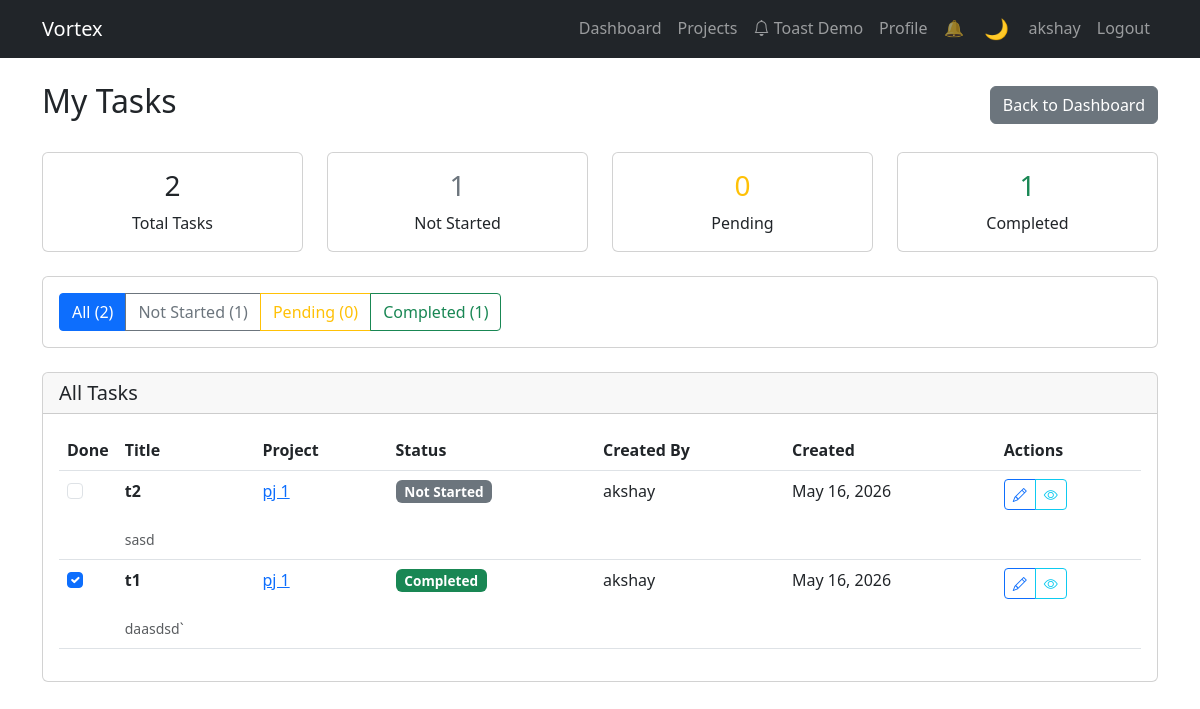
/api/tasks/ (signed in), run on the app's committed database.
### apps/accounts/models.py (models this page shows, shortened)
class User(AbstractUser):
    ROLE_CHOICES = [
        ('admin', 'Admin'),
        ('manager', 'Manager'),
        ('member', 'Member'),
    ]
    id = models.UUIDField(primary_key=True, default=uuid.uuid4, editable=False)
    email = models.EmailField(unique=True)
    profile_image = models.URLField(blank=True, null=True)
    bio = models.TextField(blank=True, null=True)
    role = models.CharField(max_length=20, choices=ROLE_CHOICES, default='member')
    created_at = models.DateTimeField(auto_now_add=True)
    updated_at = models.DateTimeField(auto_now=True)
    USERNAME_FIELD = 'email'
    REQUIRED_FIELDS = ['username']
    class Meta:
        ordering = ['-created_at']

### apps/tasks/models.py (models this page shows, shortened)
class Task(models.Model):
    STATUS_CHOICES = [
        ('not_started', 'Not Started'),
        ('pending', 'Pending'),
        ('done', 'Done'),
        ('completed', 'Completed'),
        ('overdue', 'Overdue'),
    ]
    PRIORITY_CHOICES = [
        ('low', 'Low'),
        ('medium', 'Medium'),
        ('high', 'High'),
        ('urgent', 'Urgent'),
    ]
    id = models.UUIDField(primary_key=True, default=uuid.uuid4, editable=False)
    project = models.ForeignKey(
        Project,
        on_delete=models.CASCADE,
        related_name='tasks'
    )
    title = models.CharField(max_length=200)
    description = models.TextField(blank=True)
    assigned_to = models.ForeignKey(
        settings.AUTH_USER_MODEL,
        on_delete=models.SET_NULL,
        null=True,
        blank=True,
        related_name='assigned_tasks'
    )
    created_by = models.ForeignKey(
        settings.AUTH_USER_MODEL,
        on_delete=models.CASCADE,
        related_name='created_tasks'
    )
    status = models.CharField(
        max_length=20,
        choices=STATUS_CHOICES,
        default='not_started'
    )
    priority = models.CharField(
        max_length=20,
        choices=PRIORITY_CHOICES,
        default='medium'
    )
    due_date = models.DateField(null=True, blank=True)
    created_at = models.DateTimeField(auto_now_add=True)
    updated_at = models.DateTimeField(auto_now=True)
    class Meta:
        ordering = ['-created_at']

### apps/projects/models.py (models this page shows, shortened)
class Project(models.Model):
    id = models.UUIDField(primary_key=True, default=uuid.uuid4, editable=False)
    name = models.CharField(max_length=200)
    description = models.TextField()
    owner = models.ForeignKey(
        settings.AUTH_USER_MODEL,
        on_delete=models.CASCADE,
        related_name='owned_projects'
    )
    members = models.ManyToManyField(
        settings.AUTH_USER_MODEL,
        through='ProjectMember',
        through_fields=('project', 'user'),
        related_name='projects',
        blank=True
    )
    created_at = models.DateTimeField(auto_now_add=True)
    updated_at = models.DateTimeField(auto_now=True)
    class Meta:
        ordering = ['-created_at']

### apps/tasks/views.py (the view)
# urls.py: path('', views.task_list, name='task_list'),
@login_required
def task_list(request):
    status_filter = request.GET.get('status', 'all')
    tasks = Task.objects.filter(assigned_to=request.user).select_related('project', 'created_by')
    if status_filter == 'pending':
        tasks = tasks.filter(status='pending')
    elif status_filter == 'not_started':
        tasks = tasks.filter(status='not_started')
    elif status_filter == 'completed':
        tasks = tasks.filter(status='completed')
    all_count = Task.objects.filter(assigned_to=request.user).count()
    pending_count = Task.objects.filter(assigned_to=request.user, status='pending').count()
    not_started_count = Task.objects.filter(assigned_to=request.user, status='not_started').count()
    completed_count = Task.objects.filter(assigned_to=request.user, status='completed').count()
    context = {
        'tasks': tasks,
        'status_filter': status_filter,
        'all_count': all_count,
        'pending_count': pending_count,
        'not_started_count': not_started_count,
        'completed_count': completed_count,
    }
    return render(request, 'tasks/task_list.html', context)

### apps/common/templatetags/json_tags.py (called while the page is built, shortened)
@register.filter(name='safe_json')
def safe_json(value):
    if not value:
        return mark_safe('[]')

### apps/tasks/templates/tasks/task_list.html (shortened to what this page needs)
{% extends 'accounts/base.html' %}
{% block content %}
<div class="d-flex justify-content-between align-items-center mb-4">
    <h2>My Tasks</h2>
    <a href="{% url 'accounts:dashboard' %}" class="btn btn-secondary">Back to Dashboard</a>
</div>
<div class="row mb-4">
    <div class="col-md-3">
        <div class="card text-center">
            <div class="card-body">
                <h3>{{ all_count }}</h3>
                <p class="mb-0">Total Tasks</p>
            </div>
        </div>
    </div>
    <div class="col-md-3">
        <div class="card text-center">
            <div class="card-body">
                <h3 class="text-secondary">{{ not_started_count }}</h3>
                <p class="mb-0">Not Started</p>
            </div>
        </div>
    </div>
    <div class="col-md-3">
        <div class="card text-center">
            <div class="card-body">
                <h3 class="text-warning">{{ pending_count }}</h3>
                <p class="mb-0">Pending</p>
            </div>
        </div>
    </div>
    <div class="col-md-3">
        <div class="card text-center">
            <div class="card-body">
                <h3 class="text-success">{{ completed_count }}</h3>
                <p class="mb-0">Completed</p>
            </div>
        </div>
    </div>
</div>
<div class="card mb-4">
    <div class="card-body">
        <div class="btn-group" role="group">
            <a href="{% url 'tasks:task_list' %}"
               class="btn btn-{% if status_filter == 'all' %}primary{% else %}outline-primary{% endif %}">
                All ({{ all_count }})
            </a>
            <a href="{% url 'tasks:task_list' %}?status=not_started"
               class="btn btn-{% if status_filter == 'not_started' %}secondary{% else %}outline-secondary{% endif %}">
                Not Started ({{ not_started_count }})
            </a>
            <a href="{% url 'tasks:task_list' %}?status=pending"
               class="btn btn-{% if status_filter == 'pending' %}warning{% else %}outline-warning{% endif %}">
                Pending ({{ pending_count }})
            </a>
            <a href="{% url 'tasks:task_list' %}?status=completed"
               class="btn btn-{% if status_filter == 'completed' %}success{% else %}outline-success{% endif %}">
                Completed ({{ completed_count }})
            </a>
        </div>
    </div>
</div>
<div class="card">
    <div class="card-header">
        <h5 class="mb-0">
            {% if status_filter == 'all' %}All Tasks
            {% elif status_filter == 'pending' %}Pending Tasks
            {% elif status_filter == 'not_started' %}Not Started Tasks
            {% elif status_filter == 'completed' %}Completed Tasks
            {% endif %}
        </h5>
    </div>
    <div class="card-body">
        {% if tasks %}
            <div class="table-responsive">
                <table class="table table-hover">
                    <thead>
                        <tr>
                            <th style="width: 50px;">Done</th>
                            <th>Title</th>
                            <th>Project</th>
                            <th>Status</th>
                            <th>Created By</th>
                            <th>Created</th>
                            <th>Actions</th>
                        </tr>
                    </thead>
                    <tbody>
                        {% for task in tasks %}
                        <tr class="task-card ">
                            <td>
                                <div class="form-check">
                                    <input class="form-check-input task-status-checkbox"
                                           type="checkbox"
                                           data-task-id="{{ task.id }}"
                                           {% if task.status == 'done' or task.status == 'completed' %}checked{% endif %}
                                           id="task-{{ task.id }}">
                                </div>
                            </td>
                            <td>
                                <div class="d-flex align-items-center gap-2">
                                    <strong>{{ task.title }}</strong>
                                </div>
                                {% if task.description %}
                                    <br><small class="text-muted">{{ task.description|truncatewords:15 }}</small>
                                {% endif %}
                            </td>
                            <td>
                                <a href="{% url 'projects:project_detail' task.project.pk %}">
                                    {{ task.project.name }}
                                </a>
                            </td>
                            <td>
                                <span class="badge
                                    {% if task.status == 'done' or task.status == 'completed' %}bg-success
                                    {% elif task.status == 'pending' %}bg-warning
                                    {% else %}bg-secondary{% endif %}">
                                    {{ task.get_status_display }}
                                </span>
                            </td>
                            <td>{{ task.created_by.username }}</td>
                            <td>{{ task.created_at|date:"M d, Y" }}</td>
                            <td>
                                <div class="btn-group btn-group-sm" role="group">
                                    <a href="{% url 'tasks:task_edit' task.pk %}"
                                       class="btn btn-outline-primary"
                                       title="Edit">
                                        <i class="bi bi-pencil"></i>
                                    </a>
                                    <a href="{% url 'projects:project_detail' task.project.pk %}"
                                       class="btn btn-outline-info"
                                       title="View Project">
                                        <i class="bi bi-eye"></i>
                                    </a>
                                </div>
                            </td>
                        </tr>
                        {% endfor %}
                    </tbody>
                </table>
            </div>
        {% endif %}
    </div>
</div>
{% endblock %}

### apps/accounts/templates/accounts/base.html (shortened to what this page needs)
<!DOCTYPE html>
<html lang="en">
<head>
    {% load static %}
    <link href="https://cdn.jsdelivr.net/npm/bootstrap@5.3.0/dist/css/bootstrap.min.css" rel="stylesheet">
    <link rel="stylesheet" href="https://cdn.jsdelivr.net/npm/bootstrap-icons@1.10.0/font/bootstrap-icons.css">
    <link rel="stylesheet" href="{% static 'css/dark-theme.css' %}">
    <link rel="stylesheet" href="{% static 'css/toast-system.css' %}">
    <link rel="stylesheet" href="{% static 'css/health-score.css' %}">
</head>
<body>
    <nav class="navbar navbar-expand-lg navbar-dark bg-dark">
        <div class="container">
            <a class="navbar-brand" href="{% url 'accounts:dashboard' %}">Vortex</a>
            <div class="collapse navbar-collapse" id="navbarNav">
                <ul class="navbar-nav ms-auto">
                    {% if user.is_authenticated %}
                        <li class="nav-item">
                            <a class="nav-link" href="{% url 'accounts:dashboard' %}">Dashboard</a>
                        </li>
                        <li class="nav-item">
                            <a class="nav-link" href="{% url 'projects:project_list' %}">Projects</a>
                        </li>
                        <li class="nav-item">
                            <a class="nav-link" href="{% url 'accounts:toast_demo' %}">
                                <i class="bi bi-bell"></i> Toast Demo
                            </a>
                        </li>
                        <li class="nav-item">
                            <a class="nav-link" href="{% url 'accounts:profile' %}">Profile</a>
                        </li>
                        <li class="nav-item">
                            <button id="sound-toggle" class="nav-link border-0 bg-transparent" aria-label="Toggle sound">
                            </button>
                        </li>
                        <li class="nav-item">
                            <button id="theme-toggle" class="nav-link border-0 bg-transparent" aria-label="Toggle theme">
                            </button>
                        </li>
                        <li class="nav-item">
                            <span class="nav-link">{{ user.username }}</span>
                        </li>
                        <li class="nav-item">
                            <a class="nav-link" href="{% url 'accounts:logout' %}">Logout</a>
                        </li>
                    {% endif %}
                </ul>
            </div>
        </div>
    </nav>
    {% load json_tags %}
    <div class="container mt-4">
        {% block content %}{% endblock %}
    </div>
</body>
</html>

### static/css/dark-theme.css (style rules this page uses)
:root { --bg-primary: #ffffff; --bg-secondary: #f8f9fa; --bg-tertiary: #e9ecef; --text-primary: #212529; --text-secondary: #6c757d; --text-muted: #adb5bd; --border-color: #dee2e6; --card-bg: #ffffff; --modal-bg: #ffffff; --navbar-bg: #212529; --navbar-text: #ffffff; --input-bg: #ffffff; --input-border: #ced4da; --table-bg: #ffffff; --table-hover: #f8f9fa; --dropdown-bg: #ffffff; --dropdown-hover: #f8f9fa; --shadow: rgba(0, 0, 0, 0.1); --shadow-lg: rgba(0, 0, 0, 0.15); }
* { transition: background-color 0.3s ease, color 0.3s ease, border-color 0.3s ease, background 0.3s ease; }
#theme-toggle { background: transparent; border: 1px solid var(--border-color); color: var(--navbar-text); padding: 0.375rem 0.75rem; border-radius: 0.375rem; cursor: pointer; font-size: 1.25rem; transition: all 0.3s ease; }

### static/css/health-score.css (style rules this page uses)
.btn-group .btn { border-radius: 0; }
.btn-group .btn:first-child { border-top-left-radius: 0.25rem; border-bottom-left-radius: 0.25rem; }
.btn-group .btn:last-child { border-top-right-radius: 0.25rem; border-bottom-right-radius: 0.25rem; }
.badge { font-size: 0.85rem; padding: 0.35em 0.65em; }

### data on the page
User: username "akshay"
Task: title "t2", description "sasd", project.name "pj 1", status "Not Started", created_by.username "akshay", created_at "May 16, 2026"
Task: status "☑", title "t1", description "daasdsd`", project.name "pj 1", status "Completed", created_by.username "akshay", created_at "May 16, 2026"

### other printed values
{{ all_count }} "2"
{{ not_started_count }} "1"
{{ pending_count }} "0"
{{ completed_count }} "1"
